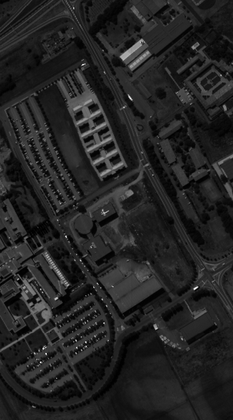
%> input picture data/pavia.bmp, 233 x 420 px, shrunk from 339 x 610 before the run
$ octave run_graph_sr.m   (GNU Octave 9; MATLAB toolbox functions it lacks are replaced by stand-ins)
%> lines starting %> are read from the running program, lines starting %| are printed output that depends on the picture
### src/data_generation.m
function [ original_image, blur_kernel, observed_image ] = data_generation( image, blur_type, BlurDim, param, BSNR )
%> called with image = 'pavia', blur_type = 'uniform', BlurDim = 3, param = 1.73, BSNR = 50
%data_generation - Generates a blurred image
%
% function [ original_image, blur_kernel, observed_image ]
%           = data_generation( image, blur_type, BlurDim, param, BSNR )
%
% Input:
% image: possible options are 'lena', 'camera', 'pavia', 'parrot', 'mandril_color'
% blur_type: 'uniform', 'focus', 'gaussian', 'motion', 'positive_def'
% BlurDim:  blur's support size,
% param: parameter for the fspecial funtion,
% BSNR:  Blurred Signal-to-Noise Ratio.
%
%
% Output:
% original_image: Sharp image,
% blur_kernel: filter,
% observed_image: blurred image+noise.

% % % % % % % % % % % % %
%
% Version: 1
%
% Can be obtained online from:
%   https://github.com/alfaiate/DeconvolutionIncompleteObs
%
% % % % % % % % % % % % %
%
% Copyright (C) 2016 Miguel Simoes
%
% This program is free software: you can redistribute it and/or modify
% it under the terms of the GNU General Public License as published by
% the Free Software Foundation, version 3 of the License.
%
% This program is distributed in the hope that it will be useful,
% but WITHOUT ANY WARRANTY; without even the implied warranty of
% MERCHANTABILITY or FITNESS FOR A PARTICULAR PURPOSE. See the
% GNU General Public License for more details.
%
% You should have received a copy of the GNU General Public License
% along with this program. If not, see <http://www.gnu.org/licenses/>.
%
% % % % % % % % % % % % %
%
% Load image
switch image
    case 'lena'
        x0 = double(imread('lena256.bmp'));
        x0 = x0-min(x0(:));
        x0 = x0/max(x0(:));   % x0 in the range [0,1]

    case 'cameraman'
        x0 = double(imread('cameraman.tif'));
        x0 = x0-min(x0(:));
        x0 = x0/max(x0(:));   % x0 in the range [0,1]

    case 'pavia'
        x0 = double(imread('pavia.bmp'));
%> x0: size 420x233 double; min 0, max 255, mean 35.6; mean of the top-left, top-right, bottom-left and bottom-right quarters 37.7, 34.9, 37.3, 32.4
        x0 = x0-min(x0(:));
        x0 = x0/max(x0(:));   % x0 in the range [0,1]

    case 'parrot'
        x0 = double(imread('parrot.tif'));
        x0 = x0-min(x0(:));
        x0 = x0/max(x0(:));   % x0 in the range [0,1]

    case 'mandril_color'
        x0 = double(imread('mandril_color.tif'));
        x0 = x0-min(x0(:));
        x0 = x0/max(x0(:));   % x0 in the range [0,1]
end

% Blur image
switch blur_type
    case 'focus'
        blur_kernel = fspecial('disk', BlurDim/2);

    case 'gaussian'
        blur_kernel = fspecial('gaussian', BlurDim, param);

    case 'motion'
        blur_kernel = fspecial('motion', BlurDim, param);

    case 'uniform'
        blur_kernel = fspecial('average', BlurDim);

    case 'positive_def'
        blur_aux = fspecial('gaussian', BlurDim/2, sqrt(BlurDim/2));
        blur_aux2 = convn(blur_aux, blur_aux, 'full');
        delta = zeros(size(blur_aux2));
        delta(1, 1) = param;
        blur_kernel = blur_aux2 + fftshift(delta);
        blur_kernel = blur_kernel./sum(blur_kernel(:));

end
y = convn(x0, blur_kernel, 'valid');
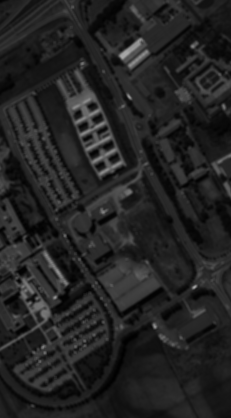
%> y: size 418x231 double; min 0.00479, max 0.661, mean 0.14

% Crop the original image to the same size as the blurred one
[sz1_y, sz2_y, ~] = size(y);
%> sz1_y = 418; sz2_y = 231
[sz1_x0, sz2_x0, ~] = size(x0);
%> sz1_x0 = 420; sz2_x0 = 233
original_image = imcrop(x0, [(sz2_x0-sz2_y)/2+1 (sz1_x0-sz1_y)/2+1 sz2_y-1 sz1_y-1]);

% Add noise
sigma = sqrt(var(y(:)) / 10^(BSNR/10));
%> sigma = 0.00024
rng('default');
observed_image = y + sigma * randn(size(y));

### demos/run_graph_sr.m
% This is a script file that exemplifies the use of the Proposed-AD method.
% See the file README for more information.
%
% It builds the 'running time' graph corresponding to the 'Superresolution'
% experiment given in [1], i.e., the RMSE of the estimated images as a
% function of running time, for the various tested methods.
%
%   [1] M. Simoes, J. Bioucas-Dias, L. Almeida, and J. Chanussot,
%        “A Framework for Fast Image Deconvolution with
%        Incomplete Observations,” IEEE Trans. Image Process.,
%        to be publised.

% % % % % % % % % % % % %
%
% Version: 1
%
% Can be obtained online from:
%   https://github.com/alfaiate/DeconvolutionIncompleteObs
%
% % % % % % % % % % % % %
%
% Copyright (C) 2016 Miguel Simoes
%
% This program is free software: you can redistribute it and/or modify
% it under the terms of the GNU General Public License as published by
% the Free Software Foundation, version 3 of the License.
%
% This program is distributed in the hope that it will be useful,
% but WITHOUT ANY WARRANTY; without even the implied warranty of
% MERCHANTABILITY or FITNESS FOR A PARTICULAR PURPOSE. See the
% GNU General Public License for more details.
%
% You should have received a copy of the GNU General Public License
% along with this program. If not, see <http://www.gnu.org/licenses/>.
%
% % % % % % % % % % % % %
addpath('../src', '../src/utils', '../data');
% % % % % % % % % % % % %
%
% This script has three steps.
% % % % % % % % % % % % % % % % % % % % % % % % % % % %
% I. It starts by generating the observed images.
% % % % % % % % % % % % % % % % % % % % % % % % % % % %

% The following parameters can be
% modified to change the data generation:
if ~exist('total_iter','var')
    total_iter = 1e6; % Total number of iterations
end
if ~exist('error_min','var')
    error_min = 1e-3; % Minimum RMSE to terminate the algorithms
end
BlurDim = 3; % Dimensions of the blur's support
image = 'pavia'; % Image. Can be 'cameraman', etc. Check 'data_generation.m'
blur = 'uniform'; % Blur type. Can be 'gaussian', etc. Check 'data_generation.m'
BSNR = 50; % Blurred-Signal-to-Noise Ratio

% Generates the observed image
[ original_image, blur_kernel, observed_image ] = data_generation(image, blur, BlurDim, sqrt(BlurDim), BSNR);
%> blur_kernel = [0.111 0.111 0.111; 0.111 0.111 0.111; 0.111 0.111 0.111]

% Loads the estimated image generated by AM after 1e6 iterations (reference
% images)
%> (the run ends here)
